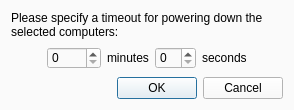
<?xml version="1.0" encoding="UTF-8"?>
<ui version="4.0">
 <author>Tobias Junghans</author>
 <class>PowerDownTimeInputDialog</class>
 <widget class="QDialog" name="PowerDownTimeInputDialog">
  <property name="geometry">
   <rect>
    <x>0</x>
    <y>0</y>
    <width>294</width>
    <height>110</height>
   </rect>
  </property>
  <property name="windowTitle">
   <string>Power down</string>
  </property>
  <property name="windowIcon">
   <iconset resource="powercontrol.qrc">
    <normaloff>:/powercontrol/system-shutdown.png</normaloff>:/powercontrol/system-shutdown.png</iconset>
  </property>
  <property name="styleSheet">
   <string notr="true">background-color: #FAFAFA;</string>
  </property>
  <layout class="QVBoxLayout" name="verticalLayout">
   <item>
    <widget class="QLabel" name="label_3">
     <property name="text">
      <string>Please specify a timeout for powering down the selected computers:</string>
     </property>
     <property name="wordWrap">
      <bool>true</bool>
     </property>
    </widget>
   </item>
   <item>
    <layout class="QHBoxLayout" name="horizontalLayout">
     <item>
      <spacer name="horizontalSpacer">
       <property name="orientation">
        <enum>Qt::Horizontal</enum>
       </property>
       <property name="sizeHint" stdset="0">
        <size>
         <width>40</width>
         <height>20</height>
        </size>
       </property>
      </spacer>
     </item>
     <item>
      <widget class="QSpinBox" name="minutesSpinBox">
       <property name="maximum">
        <number>1440</number>
       </property>
      </widget>
     </item>
     <item>
      <widget class="QLabel" name="label">
       <property name="text">
        <string>minutes</string>
       </property>
      </widget>
     </item>
     <item>
      <widget class="QSpinBox" name="secondsSpinBox">
       <property name="maximum">
        <number>59</number>
       </property>
      </widget>
     </item>
     <item>
      <widget class="QLabel" name="label_2">
       <property name="text">
        <string>seconds</string>
       </property>
      </widget>
     </item>
     <item>
      <spacer name="horizontalSpacer_2">
       <property name="orientation">
        <enum>Qt::Horizontal</enum>
       </property>
       <property name="sizeHint" stdset="0">
        <size>
         <width>40</width>
         <height>20</height>
        </size>
       </property>
      </spacer>
     </item>
    </layout>
   </item>
   <item>
    <widget class="QDialogButtonBox" name="buttonBox">
     <property name="standardButtons">
      <set>QDialogButtonBox::Cancel|QDialogButtonBox::Ok</set>
     </property>
    </widget>
   </item>
  </layout>
 </widget>
 <resources>
  <include location="powercontrol.qrc"/>
 </resources>
 <connections>
  <connection>
   <sender>buttonBox</sender>
   <signal>accepted()</signal>
   <receiver>PowerDownTimeInputDialog</receiver>
   <slot>accept()</slot>
   <hints>
    <hint type="sourcelabel">
     <x>199</x>
     <y>384</y>
    </hint>
    <hint type="destinationlabel">
     <x>199</x>
     <y>206</y>
    </hint>
   </hints>
  </connection>
  <connection>
   <sender>buttonBox</sender>
   <signal>rejected()</signal>
   <receiver>PowerDownTimeInputDialog</receiver>
   <slot>reject()</slot>
   <hints>
    <hint type="sourcelabel">
     <x>199</x>
     <y>384</y>
    </hint>
    <hint type="destinationlabel">
     <x>199</x>
     <y>206</y>
    </hint>
   </hints>
  </connection>
 </connections>
</ui>
